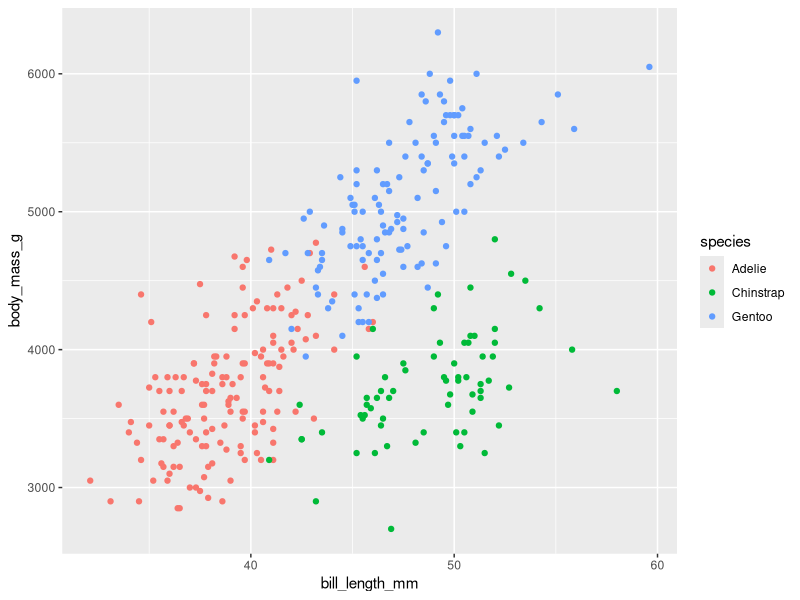
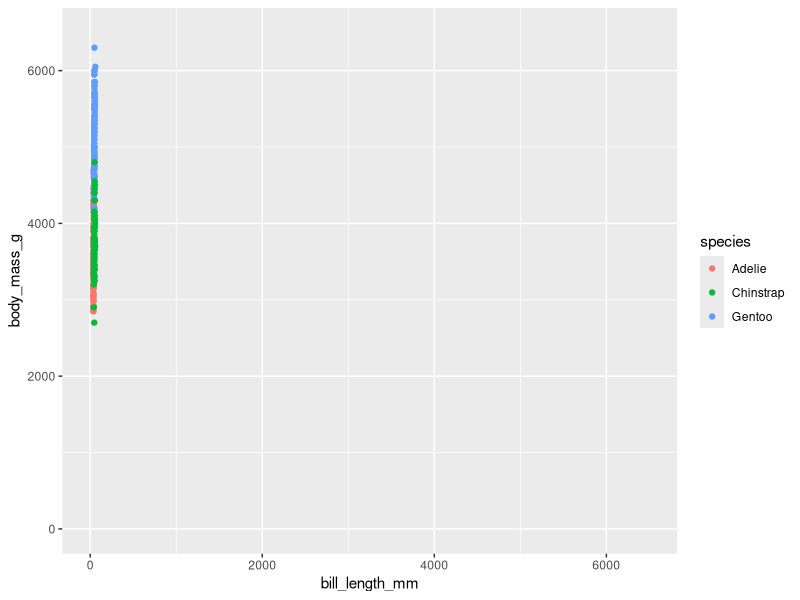

The R script that drew these images, in order:
## ---- chunk 1
#| message: false
library(tidyverse)
library(palmerpenguins)
data("penguins")

# we only need these 3 columns for this exercise
penguins <- penguins %>% 
    select(bill_length_mm, body_mass_g, species)
## ---- chunk 2
penguins %>% 
    ggplot(aes(x=bill_length_mm, y=body_mass_g, color=species)) + 
    geom_point()
## ---- chunk 3
penguins %>% 
    ggplot(aes(x=bill_length_mm, y=body_mass_g, color=species)) + 
    geom_point() + 
    lims(x=c(0, 6500), y=c(0, 6500))
